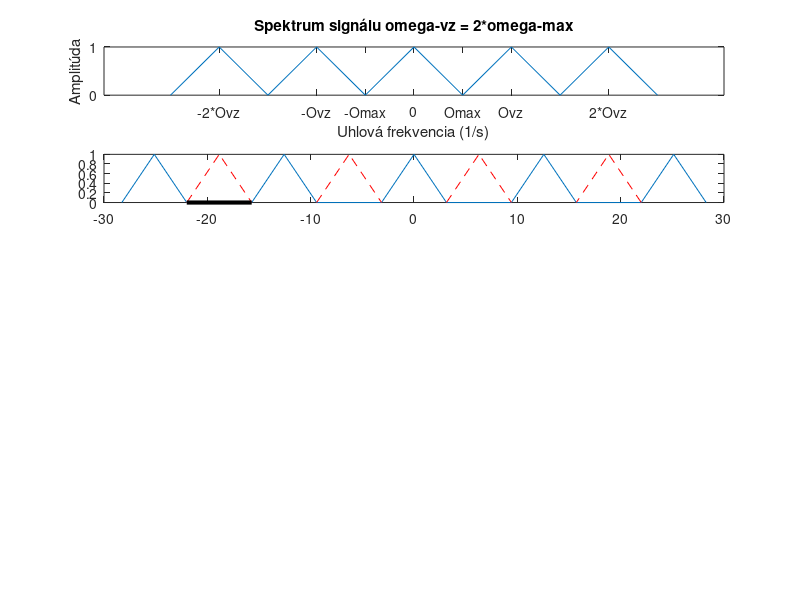

Here is the MATLAB script that generated this plot: (Note: this script raises an error after producing the figure.)
%%Vyhotovil: Martin Chlebovec, Tomáš Balog
%%Predmet: Číslicové spracovanie signálov
%%Skupina: Utorok: 9:10
%%Zadanie: Frekvenčné spektrum
%%Štud. odbor: Počítačové siete
%%Ročník: 1. Ing.
%%Matlab: R2016b

%%Popis: zakreslite spektrum signalu pre menovitú frekvenciu 1 Hz v pravouhlom súradnicovom systéme
%%Vytvorte vizualizáciu funkčných hodnôt spektra pričom počítajte s interpoláciou pre L=2 a L=3
%%Vložte do výsledného spektra L-1 kópii tak, aby nedochádzalo k aliasingu (prekrývaniu spektier)
%%Vystup programu: https://i.imgur.com/ebakxge.png

close all; %% zatvor figure, okno
clear all; %% Vymaž premenné a ich hodnoty
f = 1 %%frekvencia (Hz)
omega_max = 2*pi*f %%uhlova frekvencia
omega_vz = 2*omega_max %%vzorkovacia frekvencia 2*max uhlova frekvencia
omega_vz_2 =  2*omega_vz
omega_vz_3 =  3*omega_vz

%%inverzne hodnoty pre - x os
minus_omega_max = (-1*omega_max)
minus_omega_vz = (-1*omega_vz)
minus_omega_vz_2 =  (-1*omega_vz_2);
minus_omega_vz_3 =  (-1*omega_vz_3);
%%funkcne hodnoty spektra
x = [[(minus_omega_vz_2+minus_omega_vz_3)/2],minus_omega_vz_2,[(minus_omega_vz+minus_omega_vz_2)/2],minus_omega_vz,minus_omega_max,0,omega_max,omega_vz,[(omega_vz+omega_vz_2)/2],omega_vz_2,[(omega_vz_2+omega_vz_3)/2]]
y = [0,f,0,f,0,f,0,f,0,f,0]

ax1 = subplot(5,1,1) %%podgraf
plot(x,y); %%vykreslenie spojitej funkcie z funkcnych hodnot do grafu
%%množina hodnôt x osi, označenie
xticks([ minus_omega_vz_2 minus_omega_vz minus_omega_max 0 omega_max omega_vz omega_vz_2])
xticklabels({'-2*Ovz','-Ovz','-Omax','0','Omax','Ovz','2*Ovz'})
%%množina hodnôt y osi, označenie
yticks([ 0 1])
yticklabels({'0','1'})
title('Spektrum signálu omega-vz = 2*omega-max'); %%Nadpis grafu
xlabel('Uhlová frekvencia (1/s)'); %Popis osi x
ylabel('Amplitúda'); %Popis osi y
hold on %%pockaj (podrz okno grafov pre vykreslenie dalsich)

%%Definicia interpolatoru L =2 a funkcnych hodnot spektra
L_2 = 2
x_2 = [minus_omega_vz_2+minus_omega_max/L_2,minus_omega_vz_2,minus_omega_vz_2-minus_omega_max/L_2,minus_omega_vz+minus_omega_max/L_2,minus_omega_vz,minus_omega_vz-minus_omega_max/L_2,minus_omega_max/L_2,0,omega_max/L_2,omega_vz-omega_max/L_2,omega_vz,omega_vz+omega_max/L_2,omega_vz_2-omega_max/L_2,omega_vz_2,omega_vz_2+omega_max/L_2]
y_2 = [0,f,0,0,f,0,0,f,0,0,f,0,0,f,0]
ax2 = subplot(5,1,2) %%podgraf
%%vykreslenie spektra z funkcnych hodnot pre x a y os
plot(x_2,y_2);
hold on

%%Vykreslenie kópii pre interpolator L = 2 do spektra
plot([(minus_omega_vz_2+minus_omega_vz_3/2)/L_2,(minus_omega_vz_2+minus_omega_vz_3/2)/L_2-minus_omega_max/L_2,(minus_omega_vz_2+minus_omega_vz_3/2)/L_2-minus_omega_max ],[0,1,0],'--r');
plot([(minus_omega_vz+minus_omega_vz_2/2)/L_2-minus_omega_max/L_2,(minus_omega_vz+minus_omega_vz_2/2)/L_2-minus_omega_max,(minus_omega_vz-minus_omega_vz_2/2)/L_2+minus_omega_max/L_2],[0,1,0],'--r');
plot([(omega_vz-omega_vz_2/2)/2+omega_max/L_2,(omega_vz+omega_vz_2/2)/L_2-omega_max,(omega_vz+omega_vz_2/2)/L_2-omega_max/L_2],[0,1,0],'--r');
plot([(omega_vz_2+omega_vz_3/2)/L_2,(omega_vz_2+omega_vz_3/2)/L_2-omega_max/L_2,(omega_vz_2+omega_vz_3/2)/L_2-omega_max ],[0,1,0],'--r');

%%Označenie kópie pre interpolator L = 2 + text
plot([(minus_omega_vz_2+minus_omega_vz_3/2)/L_2 (minus_omega_vz_2+minus_omega_vz_3/2)/L_2-minus_omega_max],[0 0],'-k','LineWidth',3);
scatter((minus_omega_vz_2+minus_omega_vz_3/2)/L_2,0,'<','k')
scatter((minus_omega_vz_2+minus_omega_vz_3/2)/L_2-minus_omega_max,0,'>','k')
plot([(minus_omega_vz_2+minus_omega_vz_3/2)/L_2, (minus_omega_vz_2+minus_omega_vz_3/2)/L_2],[0,1],'--k')
plot([(minus_omega_vz_2+minus_omega_vz_3/2)/L_2-minus_omega_max, (minus_omega_vz_2+minus_omega_vz_3/2)/L_2-minus_omega_max],[0,1],'--k')
text((minus_omega_vz_2+minus_omega_vz_3/2)/L_2,-0.15,' Kópia','Color','black', 'Fontsize', 12);
hold on
%%množina hodnôt x osi, označenie
xticks([ minus_omega_vz_2 minus_omega_vz minus_omega_max 0 omega_max omega_vz omega_vz_2])
xticklabels({'-2*Ovz','-Ovz','-Omax','0','Omax','Ovz','2*Ovz'})
%%množina hodnôt y osi, označenie
yticks([ 0 1])
yticklabels({'0','1'})
title('Interpolácia pre faktor L = 2 --> stlačenie pôvodného spektra na polovicu'); %%Nadpis grafu
xlabel('Uhlová frekvencia (1/s)'); %Popis osi x
ylabel('Amplitúda'); %Popis osi y


%%Definicia interpolatoru L = 3 a funkcnych hodnot spektra
L_3 = 3
x_3 = [minus_omega_vz_2+minus_omega_max/L_3,minus_omega_vz_2,minus_omega_vz_2-minus_omega_max/L_3,minus_omega_vz+minus_omega_max/L_3,minus_omega_vz,minus_omega_vz-minus_omega_max/L_3,minus_omega_max/L_3,0,omega_max/L_3,omega_vz-omega_max/L_3,omega_vz,omega_vz+omega_max/L_3,omega_vz_2-omega_max/L_3,omega_vz_2,omega_vz_2+omega_max/L_3]
y_3 = [0,f,0,0,f,0,0,f,0,0,f,0,0,f,0]
ax3 = subplot(5,1,3) %%podgraf
%%vykreslenie spektra z funkcnych hodnot pre x a y os
plot(x_3,y_3);
hold on
%%Vykreslenie kópii pre interpolator L = 3 do spektra
plot([minus_omega_vz_2-minus_omega_max/L_3,minus_omega_vz_2-minus_omega_max/L_3+omega_max/3,(minus_omega_vz_2-minus_omega_max/L_3)-(minus_omega_max/L_3)*2],[0,1,0],'--r');
plot([(minus_omega_vz_2-minus_omega_max/L_3)-(minus_omega_max/L_3)*2,(minus_omega_vz_2-minus_omega_max/L_3)-(minus_omega_max/L_3)*3,minus_omega_vz+minus_omega_max/L_3],[0,1,0],'--r');
plot([(((minus_omega_vz-minus_omega_max/L_3)-(minus_omega_max/L_3)*2)+(minus_omega_max/L_3)*2),(((minus_omega_vz-minus_omega_max/L_3)-(minus_omega_max/L_3)*2)+(minus_omega_max/L_3)*2/2),((minus_omega_vz-minus_omega_max/L_3)-(minus_omega_max/L_3)*2)],[0,1,0],'--r');
plot([((minus_omega_vz-minus_omega_max/L_3)-(minus_omega_max/L_3)*2),(((minus_omega_vz-minus_omega_max/L_3)-(minus_omega_vz/L_3)*2))+(minus_omega_max/L_3), ((minus_omega_vz-minus_omega_max/L_3)-(minus_omega_vz/L_3)*2)],[0,1,0],'--r');
plot([(((omega_vz-omega_max/L_3)-(omega_max/L_3)*2)+(omega_max/L_3)*2),(((omega_vz-omega_max/L_3)-(omega_max/L_3)*2)+(omega_max/L_3)*2/2),((omega_vz-omega_max/L_3)-(omega_max/L_3)*2)],[0,1,0],'--r');
plot([((omega_vz-omega_max/L_3)-(omega_max/L_3)*2),(((omega_vz-omega_max/L_3)-(omega_vz/L_3)*2))+(omega_max/L_3), ((omega_vz-omega_max/L_3)-(omega_vz/L_3)*2)],[0,1,0],'--r');
plot([omega_vz_2-omega_max/L_3,omega_vz_2-omega_max/L_3+minus_omega_max/3,(omega_vz_2-omega_max/L_3)-(omega_max/L_3)*2],[0,1,0],'--r');
plot([(omega_vz_2-omega_max/L_3)-(omega_max/L_3)*2,(omega_vz_2-omega_max/L_3)-(omega_max/L_3)*3,omega_vz+omega_max/L_3],[0,1,0],'--r');

%%Označenie kópie pre interpolator L = 3 + text
plot([minus_omega_vz_2-minus_omega_max/L_3 minus_omega_vz+minus_omega_max/L_3],[0 0],'-k','LineWidth',3);
scatter(minus_omega_vz_2-minus_omega_max/L_3,0,'<','k')
scatter(minus_omega_vz+minus_omega_max/L_3,0,'>','k')
plot([minus_omega_vz_2-minus_omega_max/L_3, minus_omega_vz_2-minus_omega_max/L_3],[0,1],'--k')
plot([minus_omega_vz+minus_omega_max/L_3, minus_omega_vz+minus_omega_max/L_3],[0,1],'--k')
text((minus_omega_vz_2+minus_omega_vz_3/2)/L_2,-0.15,'Dvojica kópii','Color','black', 'Fontsize', 12);
hold on

%%množina hodnôt x osi, označenie
xticks([ minus_omega_vz_2 minus_omega_vz minus_omega_max 0 omega_max omega_vz omega_vz_2])
xticklabels({'-2*Ovz','-Ovz','-Omax','0','Omax','Ovz','2*Ovz'})
%%množina hodnôt y osi, označenie
yticks([ 0 1])
yticklabels({'0','1'})
title('Interpolácia pre faktor L = 3 --> stlačenie pôvodného spektra na tretinu'); %%Nadpis grafu
xlabel('Uhlová frekvencia (1/s)'); %Popis osi x
ylabel('Amplitúda'); %Popis osi y
linkaxes([ax1,ax2,ax3],'xy'); %%synchronizuj osi x pre kazdy graf
